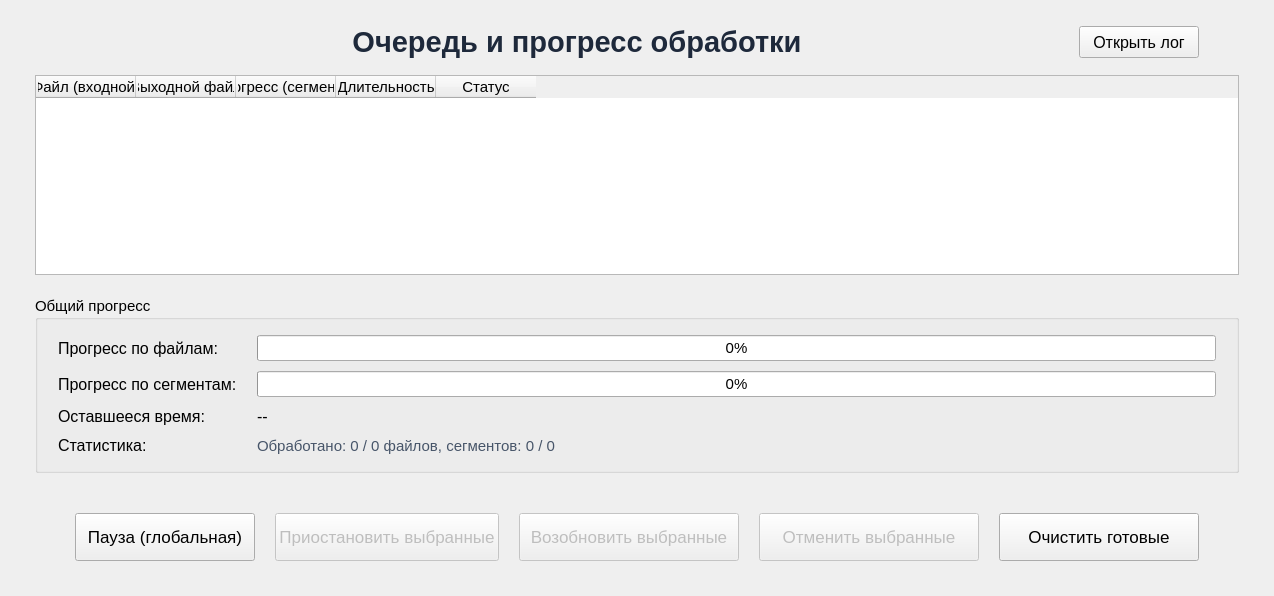
      <widget class="QWidget" name="progressScreen">
       <layout class="QVBoxLayout" name="verticalLayout_7">
        <property name="leftMargin">
         <number>35</number>
        </property>
        <property name="topMargin">
         <number>25</number>
        </property>
        <property name="rightMargin">
         <number>35</number>
        </property>
        <property name="bottomMargin">
         <number>25</number>
        </property>
        <item>
         <layout class="QHBoxLayout" name="titleLayout">
          <property name="spacing">
           <number>0</number>
          </property>
          <item>
           <spacer name="titleLeftSpacer">
            <property name="orientation">
             <enum>Qt::Horizontal</enum>
            </property>
            <property name="sizeHint" stdset="0">
             <size>
              <width>40</width>
              <height>20</height>
             </size>
            </property>
           </spacer>
          </item>
          <item>
           <widget class="QLabel" name="progressTitleLabel">
            <property name="text">
             <string>&lt;html&gt;&lt;head/&gt;&lt;body&gt;&lt;p align=&quot;center&quot;&gt;&lt;span style=&quot; font-size:22pt; font-weight:700; color:#1e293b;&quot;&gt;Очередь и прогресс обработки&lt;/span&gt;&lt;/p&gt;&lt;/body&gt;&lt;/html&gt;</string>
            </property>
            <property name="alignment">
             <set>Qt::AlignCenter</set>
            </property>
            <property name="sizePolicy">
             <sizepolicy hsizetype="Expanding" vsizetype="Preferred">
              <horstretch>1</horstretch>
              <verstretch>0</verstretch>
             </sizepolicy>
            </property>
           </widget>
          </item>
          <item>
           <widget class="QPushButton" name="openLogBtn">
            <property name="text">
             <string>Открыть лог</string>
            </property>
            <property name="font">
             <font>
              <pointsize>12</pointsize>
             </font>
            </property>
            <property name="minimumSize">
             <size>
              <width>120</width>
              <height>32</height>
             </size>
            </property>
            <property name="cursor">
             <cursorShape>PointingHandCursor</cursorShape>
            </property>
           </widget>
          </item>
          <item>
           <spacer name="titleRightSpacer">
            <property name="orientation">
             <enum>Qt::Horizontal</enum>
            </property>
            <property name="sizeHint" stdset="0">
             <size>
              <width>40</width>
              <height>20</height>
             </size>
            </property>
           </spacer>
          </item>
         </layout>
        </item>
        
        <item>
         <spacer name="verticalSpacer_progress_mid1">
          <property name="orientation">
           <enum>Qt::Vertical</enum>
          </property>
          <property name="sizeHint" stdset="0">
           <size>
            <width>20</width>
            <height>10</height>
           </size>
          </property>
         </spacer>
        </item>
        
        <item>
         <widget class="QTableWidget" name="taskTable">
          <property name="minimumSize">
           <size>
            <width>0</width>
            <height>200</height>
           </size>
          </property>
          <property name="sizePolicy">
           <sizepolicy hsizetype="Expanding" vsizetype="Expanding">
            <horstretch>0</horstretch>
            <verstretch>1</verstretch>
           </sizepolicy>
          </property>
          <property name="font">
           <font>
            <pointsize>11</pointsize>
           </font>
          </property>
          <property name="alternatingRowColors">
           <bool>true</bool>
          </property>
          <property name="selectionBehavior">
           <enum>QAbstractItemView::SelectRows</enum>
          </property>
          <column>
           <property name="text">
            <string>Файл (входной)</string>
           </property>
          </column>
          <column>
           <property name="text">
            <string>Выходной файл</string>
           </property>
          </column>
          <column>
           <property name="text">
            <string>Прогресс (сегменты)</string>
           </property>
          </column>
          <column>
           <property name="text">
            <string>Длительность</string>
           </property>
          </column>
          <column>
           <property name="text">
            <string>Статус</string>
           </property>
          </column>
         </widget>
        </item>
        
        <item>
         <spacer name="verticalSpacer_progress_mid2">
          <property name="orientation">
           <enum>Qt::Vertical</enum>
          </property>
          <property name="sizeHint" stdset="0">
           <size>
            <width>20</width>
            <height>15</height>
           </size>
          </property>
         </spacer>
        </item>
        
        <item>
         <widget class="QGroupBox" name="progressGroupBox">
          <property name="title">
           <string>Общий прогресс</string>
          </property>
          <property name="font">
           <font>
            <pointsize>11</pointsize>
           </font>
          </property>
          <layout class="QGridLayout" name="gridLayout_progress">
           <property name="leftMargin">
            <number>20</number>
           </property>
           <property name="topMargin">
            <number>15</number>
           </property>
           <property name="rightMargin">
            <number>20</number>
           </property>
           <property name="bottomMargin">
            <number>15</number>
           </property>
           <property name="horizontalSpacing">
            <number>20</number>
           </property>
           <property name="verticalSpacing">
            <number>10</number>
           </property>
           
           <item row="0" column="0">
            <widget class="QLabel" name="filesProgressLabel">
             <property name="text">
              <string>Прогресс по файлам:</string>
             </property>
             <property name="font">
              <font>
               <pointsize>12</pointsize>
              </font>
             </property>
            </widget>
           </item>
           <item row="0" column="1">
            <widget class="QProgressBar" name="filesProgress">
             <property name="font">
              <font>
               <pointsize>11</pointsize>
              </font>
             </property>
             <property name="value">
              <number>0</number>
             </property>
            </widget>
           </item>
           
           <item row="1" column="0">
            <widget class="QLabel" name="totalSegmentsLabel">
             <property name="text">
              <string>Прогресс по сегментам:</string>
             </property>
             <property name="font">
              <font>
               <pointsize>12</pointsize>
              </font>
             </property>
            </widget>
           </item>
           <item row="1" column="1">
            <widget class="QProgressBar" name="totalSegmentsProgress">
             <property name="font">
              <font>
               <pointsize>11</pointsize>
              </font>
             </property>
             <property name="value">
              <number>0</number>
             </property>
            </widget>
           </item>
           
           <item row="2" column="0">
            <widget class="QLabel" name="timeRemainingLabel">
             <property name="text">
              <string>Оставшееся время:</string>
             </property>
             <property name="font">
              <font>
               <pointsize>12</pointsize>
              </font>
             </property>
            </widget>
           </item>
           <item row="2" column="1">
            <widget class="QLabel" name="timeRemainingValueLabel">
             <property name="text">
              <string>--</string>
             </property>
             <property name="font">
              <font>
               <pointsize>12</pointsize>
              </font>
             </property>
            </widget>
           </item>
           
           <item row="3" column="0">
            <widget class="QLabel" name="statsLabel">
             <property name="text">
              <string>Статистика:</string>
             </property>
             <property name="font">
              <font>
               <pointsize>12</pointsize>
              </font>
             </property>
            </widget>
           </item>
           <item row="3" column="1">
            <widget class="QLabel" name="statsValueLabel">
             <property name="text">
              <string>Обработано: 0 / 0 файлов, сегментов: 0 / 0</string>
             </property>
             <property name="font">
              <font>
               <pointsize>11</pointsize>
              </font>
             </property>
             <property name="styleSheet">
              <string notr="true">color: #475569;</string>
             </property>
            </widget>
           </item>
          </layout>
         </widget>
        </item>
        
        <item>
         <widget class="QLabel" name="errorNotificationLabel">
          <property name="text">
           <string/>
          </property>
          <property name="font">
           <font>
            <pointsize>12</pointsize>
           </font>
          </property>
          <property name="styleSheet">
           <string notr="true">color: #ef4444; padding: 5px;</string>
          </property>
          <property name="wordWrap">
           <bool>true</bool>
          </property>
         </widget>
        </item>
        
        <item>
         <layout class="QHBoxLayout" name="mainButtonsLayout">
          <property name="spacing">
           <number>0</number>
          </property>
          <item>
           <spacer name="leftMainSpacer">
            <property name="orientation">
             <enum>Qt::Horizontal</enum>
            </property>
            <property name="sizeHint" stdset="0">
             <size>
              <width>40</width>
              <height>20</height>
             </size>
            </property>
           </spacer>
          </item>
          <item>
           <widget class="QPushButton" name="pauseTasksBtn">
            <property name="text">
             <string>Пауза (глобальная)</string>
            </property>
            <property name="font">
             <font>
              <pointsize>13</pointsize>
             </font>
            </property>
            <property name="minimumSize">
             <size>
              <width>180</width>
              <height>48</height>
             </size>
            </property>
            <property name="visible">
             <bool>false</bool>
            </property>
           </widget>
          </item>
          <item>
           <spacer name="midSpacer1">
            <property name="orientation">
             <enum>Qt::Horizontal</enum>
            </property>
            <property name="sizeHint" stdset="0">
             <size>
              <width>20</width>
              <height>20</height>
             </size>
            </property>
           </spacer>
          </item>
          <item>
           <widget class="QPushButton" name="pauseSelectedBtn">
            <property name="text">
             <string>Приостановить выбранные</string>
            </property>
            <property name="font">
             <font>
              <pointsize>13</pointsize>
             </font>
            </property>
            <property name="minimumSize">
             <size>
              <width>220</width>
              <height>48</height>
             </size>
            </property>
            <property name="enabled">
             <bool>false</bool>
            </property>
           </widget>
          </item>
          <item>
           <spacer name="midSpacer2">
            <property name="orientation">
             <enum>Qt::Horizontal</enum>
            </property>
            <property name="sizeHint" stdset="0">
             <size>
              <width>20</width>
              <height>20</height>
             </size>
            </property>
           </spacer>
          </item>
          <item>
           <widget class="QPushButton" name="resumeSelectedBtn">
            <property name="text">
             <string>Возобновить выбранные</string>
            </property>
            <property name="font">
             <font>
              <pointsize>13</pointsize>
             </font>
            </property>
            <property name="minimumSize">
             <size>
              <width>220</width>
              <height>48</height>
             </size>
            </property>
            <property name="enabled">
             <bool>false</bool>
            </property>
           </widget>
          </item>
          <item>
           <spacer name="midSpacer3">
            <property name="orientation">
             <enum>Qt::Horizontal</enum>
            </property>
            <property name="sizeHint" stdset="0">
             <size>
              <width>20</width>
              <height>20</height>
             </size>
            </property>
           </spacer>
          </item>
          <item>
           <widget class="QPushButton" name="cancelSelectedBtn">
            <property name="text">
             <string>Отменить выбранные</string>
            </property>
            <property name="font">
             <font>
              <pointsize>13</pointsize>
             </font>
            </property>
            <property name="minimumSize">
             <size>
              <width>220</width>
              <height>48</height>
             </size>
            </property>
            <property name="enabled">
             <bool>false</bool>
            </property>
           </widget>
          </item>
          <item>
           <spacer name="midSpacer4">
            <property name="orientation">
             <enum>Qt::Horizontal</enum>
            </property>
            <property name="sizeHint" stdset="0">
             <size>
              <width>20</width>
              <height>20</height>
             </size>
            </property>
           </spacer>
          </item>
          <item>
           <widget class="QPushButton" name="clearFinishedBtn">
            <property name="text">
             <string>Очистить готовые</string>
            </property>
            <property name="font">
             <font>
              <pointsize>13</pointsize>
             </font>
            </property>
            <property name="minimumSize">
             <size>
              <width>200</width>
              <height>48</height>
             </size>
            </property>
           </widget>
          </item>
          <item>
           <spacer name="rightMainSpacer">
            <property name="orientation">
             <enum>Qt::Horizontal</enum>
            </property>
            <property name="sizeHint" stdset="0">
             <size>
              <width>40</width>
              <height>20</height>
             </size>
            </property>
           </spacer>
          </item>
         </layout>
        </item>
        
        <item>
         <spacer name="verticalSpacer_progress_bottom">
          <property name="orientation">
           <enum>Qt::Vertical</enum>
          </property>
          <property name="sizeHint" stdset="0">
           <size>
            <width>20</width>
            <height>10</height>
           </size>
          </property>
         </spacer>
        </item>
       </layout>
      </widget>
